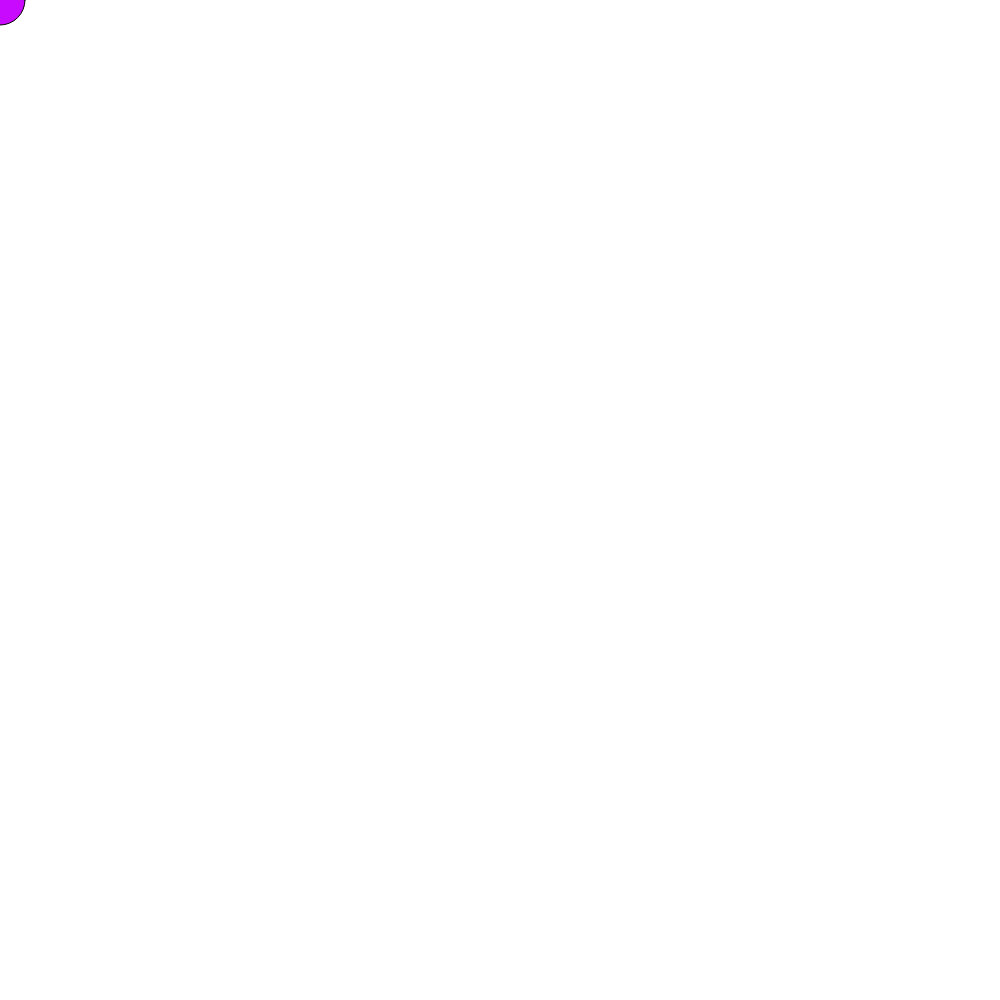
Frame 1 (no input)
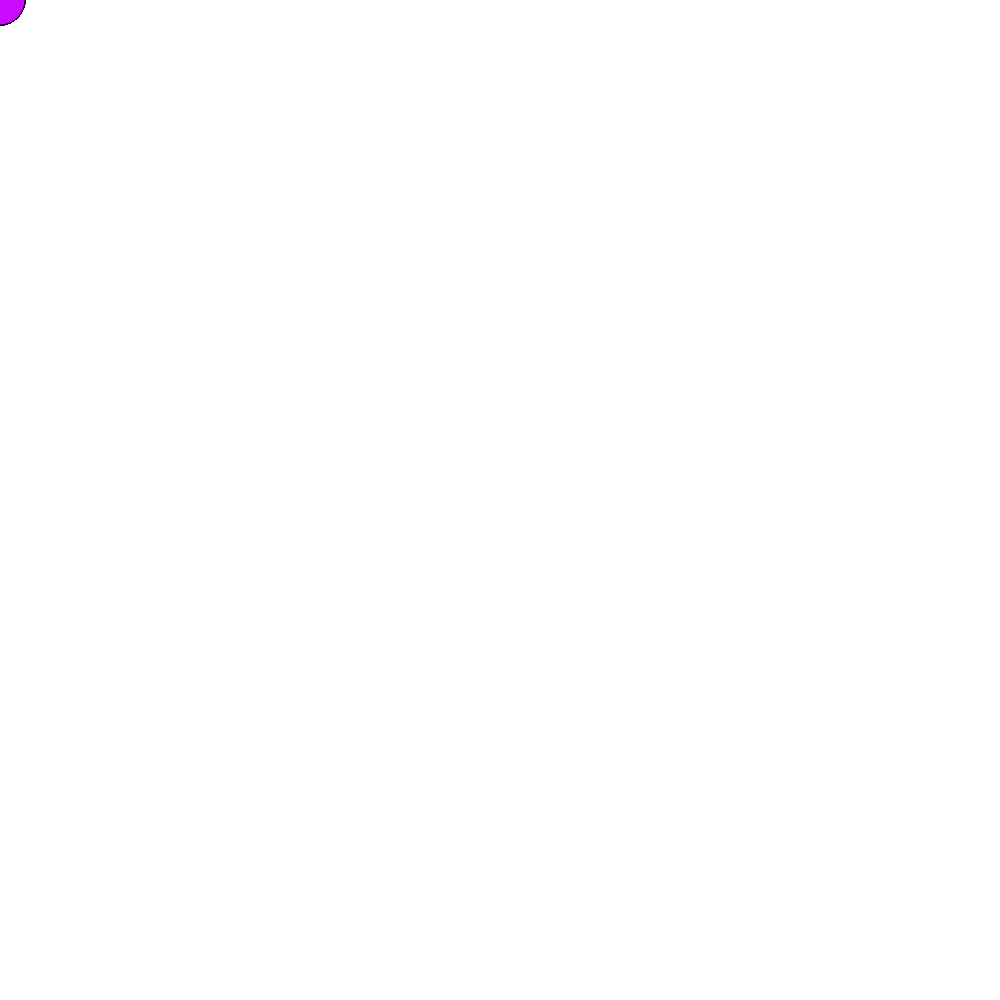
Frame 60 (no input)
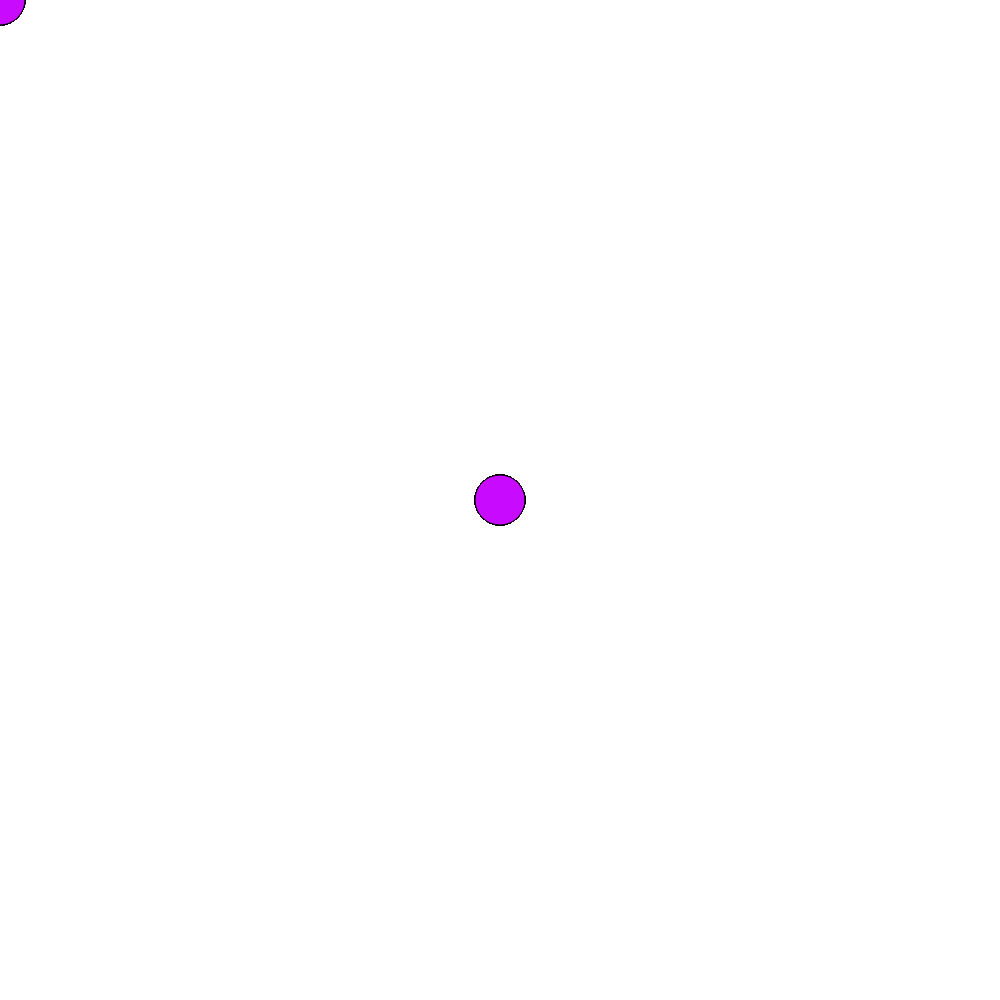
Frame 120 (the mouse pressed at the canvas centre since frame 60)

The p5.js sketch that drew these frames (run headless with seeded random() and noise() and a simulated clock; from frame 60 on, the mouse is pressed at the canvas centre):

// p5.js sketch
// ── sketch.js
function setup() {
  createCanvas(1000,1000);
}

function draw() {
	fill(200,10,400)
	ellipse(mouseX,mouseY,50,50)
}
